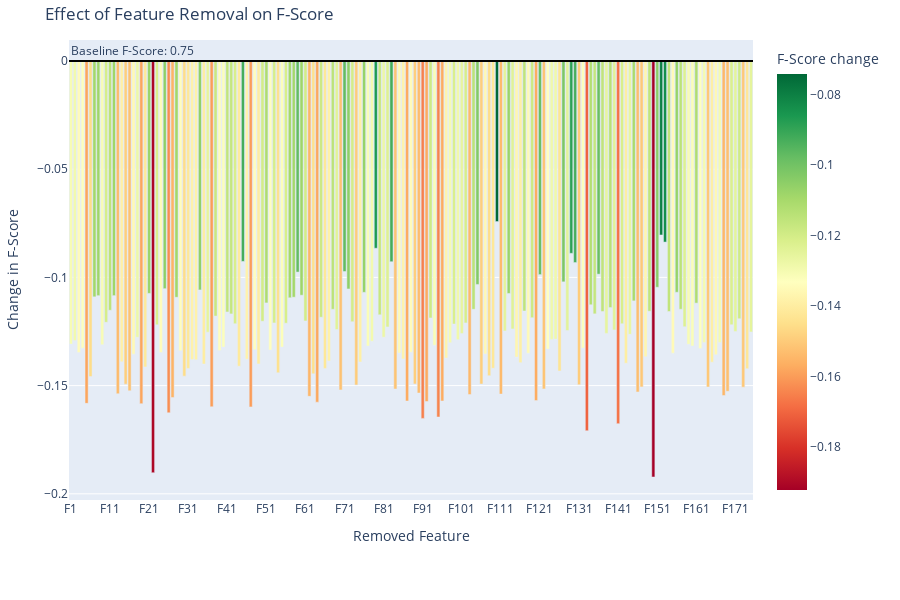

Notebook code cell kept with this figure:
### Code cell
import plotly.express as px
import pandas as pd

# Assuming ablation_df, f_scores, and model_f_score are defined
ablation_df = pd.DataFrame(ablation_results, columns=['Recall', 'Precision', 'F-Score'])
f_scores = ablation_df[['F-Score']].to_numpy().flatten()

# Define your model baseline F-Score
model_f_score = 0.75  # Replace with your actual baseline value

# Compute the difference with the baseline
f_score_diff = f_scores - model_f_score

# Create a DataFrame for Plotly
plotly_df = pd.DataFrame({
    'Feature': [f"F{i+1}" for i in range(len(f_scores))],  # Shorter feature labels
    'F-Score Difference': f_score_diff,
    'Detailed Feature Name': [f"Feature {i+1}" for i in range(len(f_scores))]  # For tooltips
})

# Create an interactive bar chart
fig = px.bar(
    plotly_df,
    x='Feature',
    y='F-Score Difference',
    title="Effect of Feature Removal on F-Score",
    labels={'Feature': 'Removed Feature', 'F-Score Difference': 'F-Score change'},
    color='F-Score Difference',
    color_continuous_scale='RdYlGn',
)

# Add a horizontal line at zero for easy comparison
fig.add_hline(
    y=0,
    line_dash="solid",
    line_color="black",
    annotation_text=f"Baseline F-Score: {model_f_score}",
    annotation_position="top left"
)

# Reduce x-axis label clutter
fig.update_layout(
    xaxis=dict(
        tickmode='array',
        tickvals=list(range(0, len(f_scores), 10)),  # Show every 10th label
        ticktext=[f"F{i+1}" for i in range(0, len(f_scores), 10)],  # Corresponding shorter labels
        title='Removed Feature'
    ),
    yaxis=dict(
        title='Change in F-Score'
    ),
    height=600,  # Adjust height for better visualization
    margin=dict(l=40, r=40, t=40, b=100)
)

# Show the plot
fig.show()

### Figure 1 — Plotly figure (JSON) as saved in the notebook; plotly's stock layout.template omitted (floating-point values rounded to 4 significant figures; data arrays with more than 128 entries replaced by an {"elided": "..."} marker saying what was removed)
{"data": [{"alignmentgroup": "True", "hovertemplate": "Removed Feature=%{x}<br>F-Score change=%{marker.color}<extra></extra>", "legendgroup": "", "marker": {"color": {"elided": "175 float values"}, "coloraxis": "coloraxis", "pattern": {"shape": ""}}, "name": "", "offsetgroup": "", "orientation": "v", "showlegend": false, "textposition": "auto", "x": {"elided": "175 str values"}, "xaxis": "x", "y": {"elided": "175 float values"}, "yaxis": "y", "type": "bar"}], "layout": {"xaxis": {"anchor": "y", "domain": [0.0, 1.0], "title": {"text": "Removed Feature"}, "tickmode": "array", "tickvals": [0, 10, 20, 30, 40, 50, 60, 70, 80, 90, 100, 110, 120, 130, 140, 150, 160, 170], "ticktext": ["F1", "F11", "F21", "F31", "F41", "F51", "F61", "F71", "F81", "F91", "F101", "F111", "F121", "F131", "F141", "F151", "F161", "F171"]}, "yaxis": {"anchor": "x", "domain": [0.0, 1.0], "title": {"text": "Change in F-Score"}}, "coloraxis": {"colorbar": {"title": {"text": "F-Score change"}}, "colorscale": [[0.0, "rgb(165,0,38)"], [0.1, "rgb(215,48,39)"], [0.2, "rgb(244,109,67)"], [0.3, "rgb(253,174,97)"], [0.4, "rgb(254,224,139)"], [0.5, "rgb(255,255,191)"], [0.6, "rgb(217,239,139)"], [0.7, "rgb(166,217,106)"], [0.8, "rgb(102,189,99)"], [0.9, "rgb(26,152,80)"], [1.0, "rgb(0,104,55)"]]}, "legend": {"tracegroupgap": 0}, "title": {"text": "Effect of Feature Removal on F-Score"}, "barmode": "relative", "shapes": [{"line": {"color": "black", "dash": "solid"}, "type": "line", "x0": 0, "x1": 1, "xref": "x domain", "y0": 0, "y1": 0, "yref": "y"}], "annotations": [{"showarrow": false, "text": "Baseline F-Score: 0.75", "x": 0, "xanchor": "left", "xref": "x domain", "y": 0, "yanchor": "bottom", "yref": "y"}], "margin": {"l": 40, "r": 40, "t": 40, "b": 100}, "height": 600}}
